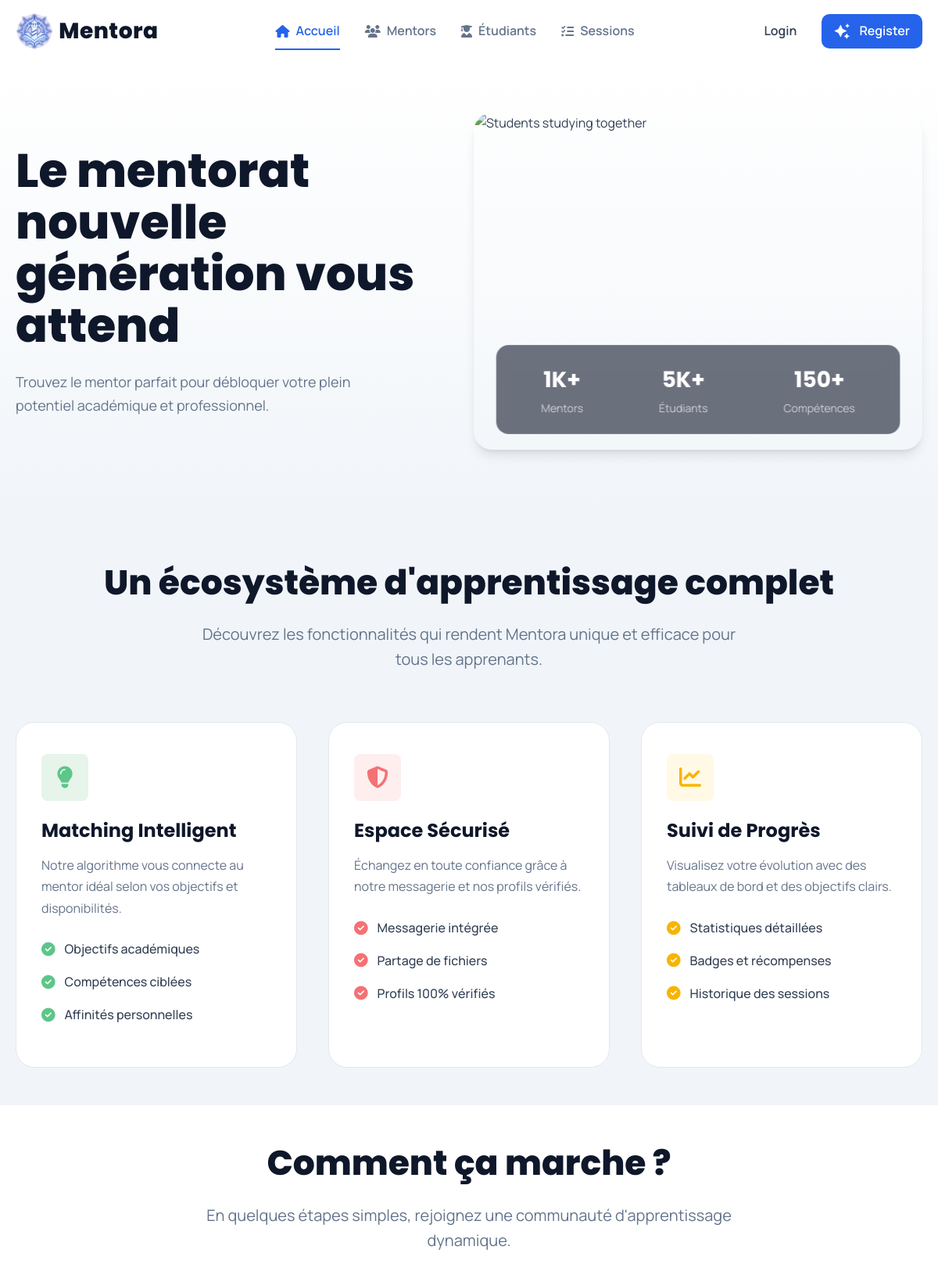
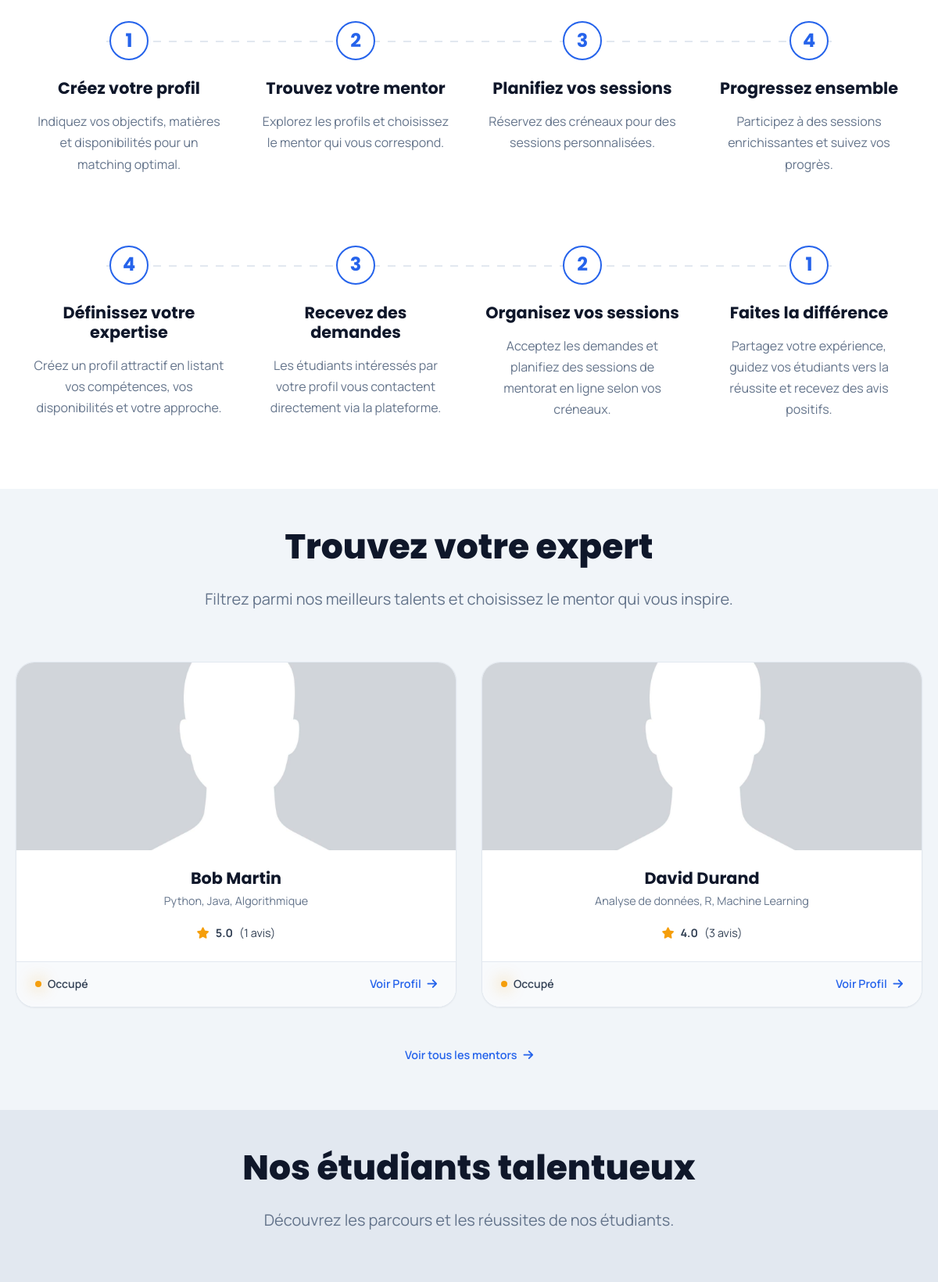
The page / (upper part) on the database its author committed (2 pictures, top to bottom).
### tables this page shows
CREATE TABLE Mentor (
    idMentor INT AUTO_INCREMENT PRIMARY KEY,
    competences TEXT,
    idUtilisateur INT NOT NULL UNIQUE,
    FOREIGN KEY (idUtilisateur) REFERENCES Utilisateur(idUtilisateur)
        ON DELETE CASCADE ON UPDATE CASCADE
);

CREATE TABLE Utilisateur (
    idUtilisateur INT AUTO_INCREMENT PRIMARY KEY,
    nomUtilisateur VARCHAR(50) NOT NULL,
    prenomUtilisateur VARCHAR(50) NOT NULL,
    emailUtilisateur VARCHAR(200) NOT NULL UNIQUE,
    motDePasse VARCHAR(255) NOT NULL,
    role ENUM('etudiant', 'mentor') NOT NULL,
    ville VARCHAR(100),
    photoUrl VARCHAR(255) DEFAULT 'default_avatar.png',
    verified BOOLEAN NOT NULL DEFAULT FALSE,
    INDEX idx_email (emailUtilisateur)
);

### config/helpers.php (called while the page is built, shortened)
<?php
function get_profile_image_path($photoUrl) {
    $default_web_path = '../assets/images/default_avatar.png';
    return $default_web_path;
}
?>

### public/index.php (the view, shortened to what this page needs)
<?php
require '../config/config.php';
require '../config/helpers.php';
$days = ['dimanche', 'lundi', 'mardi', 'mercredi', 'jeudi', 'vendredi', 'samedi'];
$currentDayName = $days[date('w')];
$currentTime = date('H:i:s');
$stmtMentors = $pdo->prepare("
    SELECT
        u.prenomUtilisateur, u.nomUtilisateur, u.photoUrl,
        m.idMentor, m.competences,
        AVG(p.notation) AS average_rating,
        COUNT(DISTINCT p.idParticipation) AS review_count,
        MAX(CASE WHEN d.idUtilisateur IS NOT NULL AND d.jourSemaine = :current_day AND :current_time BETWEEN d.heureDebut AND d.heureFin THEN 1 ELSE 0 END) AS is_available
    FROM Mentor m
    JOIN Utilisateur u ON m.idUtilisateur = u.idUtilisateur
    LEFT JOIN Disponibilite d ON d.idUtilisateur = u.idUtilisateur
    LEFT JOIN Animation a ON m.idMentor = a.idMentor
    LEFT JOIN Participation p ON a.idSession = p.idSession AND p.notation IS NOT NULL
    GROUP BY m.idMentor, u.prenomUtilisateur, u.nomUtilisateur, u.photoUrl
    ORDER BY is_available DESC, average_rating DESC
    LIMIT 3
");
$stmtMentors->execute(['current_day' => $currentDayName, 'current_time' => $currentTime]);
$mentors = $stmtMentors->fetchAll(PDO::FETCH_ASSOC);
?>
<?php require_once '../includes/header.php'; ?>
    <main>
        <section class="hero-section" id="home">
            <div class="container hero-container">
                <div class="hero-text" data-aos="fade-right">
                    <div class="decorative-circle"></div>
                    <h1 class="heading-main">Le mentorat nouvelle génération vous attend</h1>
                    <p class="hero-description">Trouvez le mentor parfait pour débloquer votre plein potentiel académique et professionnel.</p>
                </div>
                <div class="hero-image-container" data-aos="fade-left">
                    <img src="https://images.unsplash.com/photo-1523240795612-9a054b0db644?ixlib=rb-4.0.3&ixid=M3wxMjA3fDB8MHxwaG90by1wYWdlfHx8fGVufDB8fHx8fA%3D%3D&auto=format&fit=crop&w=1170&q=80" alt="Students studying together" class="hero-image">
                    <div class="stats-overlay">
                        <div class="stat-item">
                            <span class="stat-value">1K+</span>
                            <p class="stat-label">Mentors</p>
                        </div>
                        <div class="stat-item">
                            <span class="stat-value">5K+</span>
                            <p class="stat-label">Étudiants</p>
                        </div>
                        <div class="stat-item">
                            <span class="stat-value">150+</span>
                            <p class="stat-label">Compétences</p>
                        </div>
                    </div>
                </div>
            </div>
        </section>
        <section class="features-section" id="features">
            <div class="container features-container" data-aos="fade-up">
                <h2 class="section-title heading-features">Un écosystème d'apprentissage complet</h2>
                <p class="section-subtitle features-subtitle">Découvrez les fonctionnalités qui rendent Mentora unique et efficace pour tous les apprenants.</p>
                <div class="features-grid">
                    <div class="feature-card">
                        <div class="icon-background" style="background-color: #E6F4EA; color: #5DC689;">
                            <i class="fa-solid fa-lightbulb"></i>
                        </div>
                        <h3 class="feature-title">Matching Intelligent</h3>
                        <p class="feature-description">Notre algorithme vous connecte au mentor idéal selon vos objectifs et disponibilités.</p>
                        <ul class="feature-list">
                            <li class="feature-list-item">Objectifs académiques</li>
                            <li class="feature-list-item">Compétences ciblées</li>
                            <li class="feature-list-item">Affinités personnelles</li>
                        </ul>
                    </div>
                    <div class="feature-card">
                        <div class="icon-background" style="background-color: #FEEEEE; color: #F47174;">
                            <i class="fa-solid fa-shield-halved"></i>
                        </div>
                        <h3 class="feature-title">Espace Sécurisé</h3>
                        <p class="feature-description">Échangez en toute confiance grâce à notre messagerie et nos profils vérifiés.</p>
                        <ul class="feature-list">
                            <li class="feature-list-item">Messagerie intégrée</li>
                            <li class="feature-list-item">Partage de fichiers</li>
                            <li class="feature-list-item">Profils 100% vérifiés</li>
                        </ul>
                    </div>
                    <div class="feature-card">
                        <div class="icon-background" style="background-color: #FFF9E6; color: #F8B400;">
                            <i class="fa-solid fa-chart-line"></i>
                        </div>
                        <h3 class="feature-title">Suivi de Progrès</h3>
                        <p class="feature-description">Visualisez votre évolution avec des tableaux de bord et des objectifs clairs.</p>
                        <ul class="feature-list">
                            <li class="feature-list-item">Statistiques détaillées</li>
                            <li class="feature-list-item">Badges et récompenses</li>
                            <li class="feature-list-item">Historique des sessions</li>
                        </ul>
                    </div>
                </div>
            </div>
        </section>
        <section class="how-it-works">
            <div class="container">
                <h2 class="section-title">Comment ça marche ?</h2>
                <p class="section-subtitle">En quelques étapes simples, rejoignez une communauté d'apprentissage
                    dynamique.</p>
                <div class="steps">
                    <div class="step" data-aos="fade-up" data-aos-delay="100">
                        <div class="step-number">1</div>
                        <h3 class="step-title">Créez votre profil</h3>
                        <p class="step-description">Indiquez vos objectifs, matières et disponibilités pour un matching
                            optimal.</p>
                    </div>
                    <div class="step" data-aos="fade-up" data-aos-delay="200">
                        <div class="step-number">2</div>
                        <h3 class="step-title">Trouvez votre mentor</h3>
                        <p class="step-description">Explorez les profils et choisissez le mentor qui vous correspond.
                        </p>
                    </div>
                    <div class="step" data-aos="fade-up" data-aos-delay="300">
                        <div class="step-number">3</div>
                        <h3 class="step-title">Planifiez vos sessions</h3>
                        <p class="step-description">Réservez des créneaux pour des sessions personnalisées.</p>
                    </div>
                    <div class="step" data-aos="fade-up" data-aos-delay="400">
                        <div class="step-number">4</div>
                        <h3 class="step-title">Progressez ensemble</h3>
                        <p class="step-description">Participez à des sessions enrichissantes et suivez vos progrès.</p>
                    </div>
                </div>
            </div>
            <div class="container">
        <div class="steps steps--reverse">
            <div class="step" data-aos="fade-up" data-aos-delay="100">
                <div class="step-number">4</div>
                <h3 class="step-title">Définissez votre expertise</h3>
                <p class="step-description">Créez un profil attractif en listant vos compétences, vos disponibilités et votre approche.</p>
            </div>
            <div class="step" data-aos="fade-up" data-aos-delay="200">
                <div class="step-number">3</div>
                <h3 class="step-title">Recevez des demandes</h3>
                <p class="step-description">Les étudiants intéressés par votre profil vous contactent directement via la plateforme.</p>
            </div>
            <div class="step" data-aos="fade-up" data-aos-delay="300">
                <div class="step-number">2</div>
                <h3 class="step-title">Organisez vos sessions</h3>
                <p class="step-description">Acceptez les demandes et planifiez des sessions de mentorat en ligne selon vos créneaux.</p>
            </div>
            <div class="step" data-aos="fade-up" data-aos-delay="400">
                <div class="step-number">1</div>
                <h3 class="step-title">Faites la différence</h3>
                <p class="step-description">Partagez votre expérience, guidez vos étudiants vers la réussite et recevez des avis positifs.</p>
            </div>
        </div>
    </div>
        </section>
<section class="section" id="profiles">
            <div class="container">
                <h2 class="section-title" data-aos="fade-up">Trouvez votre expert</h2>
                <p class="section-subtitle" data-aos="fade-up">Filtrez parmi nos meilleurs talents et choisissez le mentor qui vous inspire.</p>
                <div class="profile-grid">
                    <?php if (empty($mentors)): ?>
                        <p class="text-center">Aucun mentor n'est disponible pour le moment.</p>
                    <?php else: ?>
                        <?php foreach ($mentors as $mentor): ?>
                            <div class="profile-card" data-aos="fade-up">
                                <div class="card-image-container">
                                    <img src="<?= get_profile_image_path($mentor['photoUrl']) ?>" alt="Photo de <?= htmlspecialchars($mentor['prenomUtilisateur']) ?>">
                                </div>
                                <div class="card-body">
                                    <h3 class="profile-name"><?= htmlspecialchars($mentor['prenomUtilisateur'] . ' ' . $mentor['nomUtilisateur']) ?></h3>
                                    <p class="profile-specialty"><?= htmlspecialchars($mentor['competences']) ?></p>
                                    <div class="profile-rating">
                                        <?php if ($mentor['review_count'] > 0): ?>
                                            <i class="fa-solid fa-star"></i>
                                            <strong><?= number_format((float)$mentor['average_rating'], 1) ?></strong>
                                            <span>(<?= $mentor['review_count'] ?> avis)</span>
                                        <?php else: ?>
                                            <span><i class="fa-regular fa-star"></i> Pas encore d'avis</span>
                                        <?php endif; ?>
                                    </div>
                                </div>
                                <div class="card-footer">
                                    <span>
                                        <span class="status-dot <?= $mentor['is_available'] ? 'available' : 'busy' ?>"></span>
                                        <?= $mentor['is_available'] ? 'Disponible' : 'Occupé' ?>
                                    </span>
                                    <a href="mentor_profile.php?id=<?= $mentor['idMentor'] ?>" class="card-action">Voir Profil <i class="fa-solid fa-arrow-right"></i></a>
                                </div>
                            </div>
                        <?php endforeach; ?>
                    <?php endif; ?>
                </div>
                <div class="section-view-more" data-aos="fade-up">
                    <a href="mentors.php" class="btn btn-outline">Voir tous les mentors <i class="fas fa-arrow-right"></i></a>
                </div>
            </div>
        </section>
 <section class="section" id="etudiants">
            <div class="container">
                <h2 class="section-title" data-aos="fade-up">Nos étudiants talentueux</h2>
                <p class="section-subtitle" data-aos="fade-up">Découvrez les parcours et les réussites de nos étudiants.</p>
            </div>
        </section>
    </main>
<?php require_once '../includes/footer.php'; ?>

### rows shown on the page
mentor: idUtilisateur.photoUrl (placeholder picture), idUtilisateur.nomUtilisateur "Bob Martin", competences "Python, Java, Algorithmique", average_rating "5.0", review_count "1"
mentor: idUtilisateur.photoUrl (placeholder picture), idUtilisateur.nomUtilisateur "David Durand", competences "Analyse de données, R, Machine Learning", average_rating "4.0", review_count "3"
